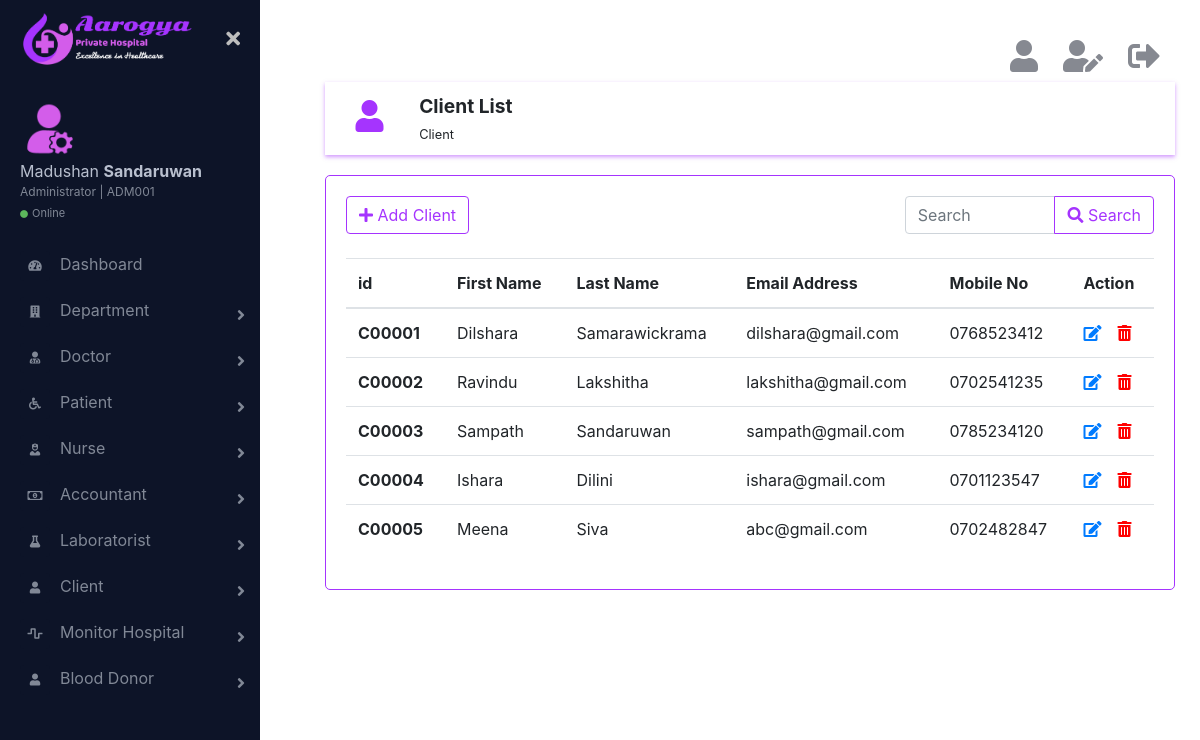
The page /html/clientList.php (signed in) on the database its author committed.
### tables this page shows
CREATE TABLE IF NOT EXISTS `client` (
  `id` char(6) NOT NULL,
  `firstName` varchar(20) NOT NULL,
  `lastName` varchar(20) NOT NULL,
  `email` varchar(100) NOT NULL,
  `mobile` char(10) NOT NULL,
  `is_deleted` int(11) NOT NULL,
  PRIMARY KEY (`id`)
);

### html/clientList.php (the view, shortened to what this page needs)
<?php
    require_once('../connection/connection.php');
?>
<!DOCTYPE html>
<html lang="en">
    <head>
        <link rel="stylesheet" href="../css/bootstrap.min.css">
        <link href="https://cdnjs.cloudflare.com/ajax/libs/font-awesome/5.10.0-11/css/all.css" rel="stylesheet">
        <link href="../css/main.css" rel="stylesheet">
    </head>
    <body>
        <div class="page-wrapper chiller-theme toggled">
            <?php
                require_once('sidebar.php');
            ?>
            <main class="page-content">
                <div class="container">
                    <?php
                        require_once('logoutbar.php');
                    ?>
                    <div class="row topic">
                        <div class="col-md-1 topic-logo">
                            <i class="fas fa-user fa-2x"></i>
                        </div>
                        <div class="col-md-11">
                            <span class="font-weight-bold"><big>Client List</big><br><small>Client</small></span>
                        </div>
                    </div>
                    <div class="row">
                        <div class="col-md-12 form">
                            <div class="row">
                                <div class="col-md-8">
                                    <a href="addClient.php" ><button type="button" class="btn btn-outline-primary"><i class="fas fa-plus"></i>  Add Client</button></a>
                                </div>
                                <div class="col-md-4">
                                    <div class="input-group">
                                        <input type="search" class="form-control" placeholder="Search">
                                        <div class="input-group-append">
                                            <button class="btn btn-outline-primary" type="button"><i class="fas fa-search"></i> Search</button>
                                        </div>
                                    </div>
                                </div>
                            </div>
                            <br>
                            <table class="table">
                              <thead>
                                  <tr>
                                      <th scope="col">id</th>
                                      <th scope="col">First Name</th>
                                      <th scope="col">Last Name</th>
                                      <th scope="col">Email Address</th>
                                      <th scope="col">Mobile No</th>
                                      <?php
                                        if($_SESSION['role'] == 'admin'){
                                            echo "<th scope='col'>Action</th>";
                                        }
                                    ?>
                                  </tr>
                              </thead>
                              <tbody>
                                  <?php
                                    $query = "SELECT * FROM `client` WHERE `is_deleted` = 0 ORDER BY `id`";
                                    $result_set = mysqli_query($con,$query);
                                    if (mysqli_num_rows($result_set) >= 1) {
                                        while($clt = mysqli_fetch_assoc($result_set)){
                                            echo "<tr>";
                                            echo "<th scope='row'>".$clt['id']."</th>";
                                            echo "<td>".$clt['firstName']."</td>";
                                            echo "<td>".$clt['lastName']."</td>";
                                            echo "<td>".$clt['email']."</td>";
                                            echo "<td>".$clt['mobile']."</td>";
                                            if($_SESSION['role'] == 'admin'){
                                                echo "<td><a href=\"#\"><i class='fas fa-edit mr-3' data-toggle='tooltip' title='Edit'></i></a><a href='clientList.php?id={$clt['id']}' onclick=\"return confirm('Are you sure to delete this information ?');\"><i class='fas fa-trash-alt' data-toggle='tooltip' title='Delete' style='color:red;'></i></a></td>";
                                            }
                                            echo "</tr>";
                                        }
                                    } else {
                                        echo "<tr><td><h4 class='text-danger'>No records</h4></td></tr>";
                                    }
                                  ?>
                              </tbody>
                            </table>
                        </div>
                    </div>
                </div>
            </main>
        </div>
    </body>
</html>

### css/main.css (style rules this page uses)
.page-wrapper { height: 100vh; }
@media screen and (min-width: 700px) { .page-wrapper.toggled .page-content { padding-left: 300px; } }
.page-wrapper .page-content { display: inline-block; width: 100%; padding-left: 0px; padding-top: 20px; }
.page-wrapper .page-content > div { padding: 20px 40px; }
.page-wrapper .page-content { overflow-x: hidden; }
.topic { box-shadow: 0 2px 4px rgba(165, 52, 254, 0.5); padding: 10px; }
.topic-logo { display: inline-block; text-align: center; color: rgb(165, 52, 254); margin-top: 8px; }
.form { margin-top: 20px; border: 1px solid rgb(165, 52, 254); border-radius: 5px; padding: 20px; }

### rows shown on the page
client: id "C00001", firstName "Dilshara", lastName "Samarawickrama", email "dilshara@gmail.com", mobile "0768523412"
client: id "C00002", firstName "Ravindu", lastName "Lakshitha", email "lakshitha@gmail.com", mobile "0702541235"
client: id "C00003", firstName "Sampath", lastName "Sandaruwan", email "sampath@gmail.com", mobile "0785234120"
client: id "C00004", firstName "Ishara", lastName "Dilini", email "ishara@gmail.com", mobile "0701123547"
client: id "C00005", firstName "Meena", lastName "Siva", email "abc@gmail.com", mobile "0702482847"

### other values the page prints
$_SESSION['firstName'] "Madushan"
$_SESSION['lastName'] "Sandaruwan"
$_SESSION['id'] "ADM001"
